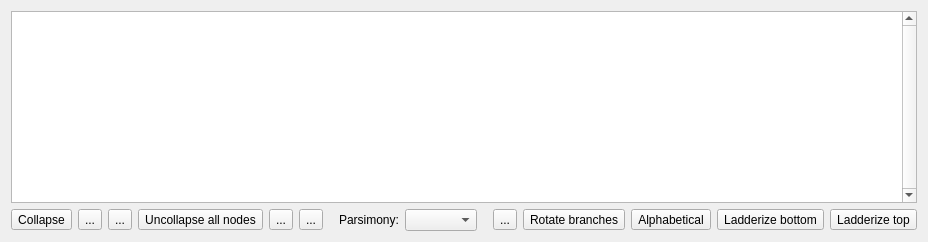
          <widget class="QWidget" name="layoutWidget">
           <layout class="QVBoxLayout" name="verticalLayout_4">
            <item>
             <widget class="TreeViewport" name="phylogenyViewport">
              <property name="sizePolicy">
               <sizepolicy hsizetype="Expanding" vsizetype="Expanding">
                <horstretch>0</horstretch>
                <verstretch>0</verstretch>
               </sizepolicy>
              </property>
              <property name="verticalScrollBarPolicy">
               <enum>Qt::ScrollBarAlwaysOn</enum>
              </property>
              <property name="horizontalScrollBarPolicy">
               <enum>Qt::ScrollBarAlwaysOff</enum>
              </property>
             </widget>
            </item>
            <item>
             <layout class="QHBoxLayout" name="horizontalLayout_10">
              <item>
               <widget class="QToolButton" name="tbPhylogenyToggleCollapse">
                <property name="toolTip">
                 <string>Collapse/Uncollapse node(s)</string>
                </property>
                <property name="statusTip">
                 <string>Toggle collapsed state of node(s)</string>
                </property>
                <property name="text">
                 <string>Collapse</string>
                </property>
                <property name="icon">
                 <iconset resource="gui.qrc">
                  <normaloff>:/icons/icons/collapse.png</normaloff>:/icons/icons/collapse.png</iconset>
                </property>
                <property name="iconSize">
                 <size>
                  <width>24</width>
                  <height>24</height>
                 </size>
                </property>
                <property name="autoRaise">
                 <bool>false</bool>
                </property>
                <property name="arrowType">
                 <enum>Qt::NoArrow</enum>
                </property>
               </widget>
              </item>
              <item>
               <widget class="QToolButton" name="tbPhylogenyCollapseComplement">
                <property name="toolTip">
                 <string>Collapse all unselected nodes</string>
                </property>
                <property name="statusTip">
                 <string>Collapse all unselected nodes</string>
                </property>
                <property name="text">
                 <string>...</string>
                </property>
                <property name="icon">
                 <iconset resource="gui.qrc">
                  <normaloff>:/icons/icons/collapse-complement.png</normaloff>:/icons/icons/collapse-complement.png</iconset>
                </property>
                <property name="iconSize">
                 <size>
                  <width>24</width>
                  <height>24</height>
                 </size>
                </property>
               </widget>
              </item>
              <item>
               <widget class="QToolButton" name="tbPhylogenyCollapseAll">
                <property name="toolTip">
                 <string>Collapse all nodes</string>
                </property>
                <property name="statusTip">
                 <string>Collapse all nodes</string>
                </property>
                <property name="text">
                 <string>...</string>
                </property>
                <property name="icon">
                 <iconset resource="gui.qrc">
                  <normaloff>:/icons/icons/collapse-all.png</normaloff>:/icons/icons/collapse-all.png</iconset>
                </property>
                <property name="iconSize">
                 <size>
                  <width>24</width>
                  <height>24</height>
                 </size>
                </property>
               </widget>
              </item>
              <item>
               <widget class="QToolButton" name="tbPhylogenyUncollapseAll">
                <property name="toolTip">
                 <string>Uncollapse all nodes</string>
                </property>
                <property name="statusTip">
                 <string>Uncollapse all nodes</string>
                </property>
                <property name="text">
                 <string>Uncollapse all nodes</string>
                </property>
                <property name="icon">
                 <iconset resource="gui.qrc">
                  <normaloff>:/icons/icons/phylogram.png</normaloff>:/icons/icons/phylogram.png</iconset>
                </property>
                <property name="iconSize">
                 <size>
                  <width>24</width>
                  <height>24</height>
                 </size>
                </property>
                <property name="autoRaise">
                 <bool>false</bool>
                </property>
                <property name="arrowType">
                 <enum>Qt::NoArrow</enum>
                </property>
               </widget>
              </item>
              <item>
               <widget class="QToolButton" name="tbPhylogenyCollapseToScreen">
                <property name="toolTip">
                 <string>Collapse tree to fit on screen</string>
                </property>
                <property name="statusTip">
                 <string>Collapse tree to fit on screen</string>
                </property>
                <property name="text">
                 <string>...</string>
                </property>
                <property name="icon">
                 <iconset resource="gui.qrc">
                  <normaloff>:/icons/icons/collapse-fit-on-screen.png</normaloff>:/icons/icons/collapse-fit-on-screen.png</iconset>
                </property>
                <property name="iconSize">
                 <size>
                  <width>24</width>
                  <height>24</height>
                 </size>
                </property>
               </widget>
              </item>
              <item>
               <widget class="QToolButton" name="tbPhylogenyCollapseWizard">
                <property name="toolTip">
                 <string>Collapse node wizard</string>
                </property>
                <property name="statusTip">
                 <string>Collapse node wizard</string>
                </property>
                <property name="text">
                 <string>...</string>
                </property>
                <property name="icon">
                 <iconset resource="gui.qrc">
                  <normaloff>:/icons/icons/collapse-auto.png</normaloff>:/icons/icons/collapse-auto.png</iconset>
                </property>
                <property name="iconSize">
                 <size>
                  <width>24</width>
                  <height>24</height>
                 </size>
                </property>
               </widget>
              </item>
              <item>
               <spacer name="horizontalSpacer_18">
                <property name="orientation">
                 <enum>Qt::Horizontal</enum>
                </property>
                <property name="sizeHint" stdset="0">
                 <size>
                  <width>10</width>
                  <height>20</height>
                 </size>
                </property>
               </spacer>
              </item>
              <item>
               <widget class="QLabel" name="label_35">
                <property name="text">
                 <string>Parsimony:</string>
                </property>
               </widget>
              </item>
              <item>
               <widget class="QComboBox" name="cboPhylogenyParsimony">
                <property name="sizePolicy">
                 <sizepolicy hsizetype="Preferred" vsizetype="Fixed">
                  <horstretch>0</horstretch>
                  <verstretch>0</verstretch>
                 </sizepolicy>
                </property>
                <property name="toolTip">
                 <string>Parsimony field</string>
                </property>
                <property name="statusTip">
                 <string>Parsimony field</string>
                </property>
                <property name="insertPolicy">
                 <enum>QComboBox::InsertAlphabetically</enum>
                </property>
                <property name="sizeAdjustPolicy">
                 <enum>QComboBox::AdjustToContents</enum>
                </property>
               </widget>
              </item>
              <item>
               <spacer name="horizontalSpacer_30">
                <property name="orientation">
                 <enum>Qt::Horizontal</enum>
                </property>
                <property name="sizeHint" stdset="0">
                 <size>
                  <width>10</width>
                  <height>20</height>
                 </size>
                </property>
               </spacer>
              </item>
              <item>
               <widget class="QToolButton" name="tbPhylogenyReroot">
                <property name="toolTip">
                 <string>Reroot tree</string>
                </property>
                <property name="statusTip">
                 <string>Reroot tree</string>
                </property>
                <property name="text">
                 <string>...</string>
                </property>
                <property name="icon">
                 <iconset resource="gui.qrc">
                  <normaloff>:/icons/icons/reroot.png</normaloff>:/icons/icons/reroot.png</iconset>
                </property>
                <property name="iconSize">
                 <size>
                  <width>24</width>
                  <height>24</height>
                 </size>
                </property>
               </widget>
              </item>
              <item>
               <widget class="QToolButton" name="tbPhylogenyRotateBranches">
                <property name="toolTip">
                 <string>Rotate branches</string>
                </property>
                <property name="statusTip">
                 <string>Rotate branches</string>
                </property>
                <property name="text">
                 <string>Rotate branches</string>
                </property>
                <property name="icon">
                 <iconset resource="gui.qrc">
                  <normaloff>:/icons/icons/arrow_switch.png</normaloff>:/icons/icons/arrow_switch.png</iconset>
                </property>
                <property name="iconSize">
                 <size>
                  <width>24</width>
                  <height>24</height>
                 </size>
                </property>
                <property name="shortcut">
                 <string>Ctrl+S</string>
                </property>
               </widget>
              </item>
              <item>
               <widget class="QToolButton" name="tbPhylogenyAlphabetical">
                <property name="toolTip">
                 <string>Put leaf nodes in alphabetical order</string>
                </property>
                <property name="statusTip">
                 <string>Put leaf nodes in alphabetical order</string>
                </property>
                <property name="text">
                 <string>Alphabetical</string>
                </property>
                <property name="icon">
                 <iconset resource="gui.qrc">
                  <normaloff>:/icons/icons/sort_columns.png</normaloff>:/icons/icons/sort_columns.png</iconset>
                </property>
                <property name="iconSize">
                 <size>
                  <width>24</width>
                  <height>24</height>
                 </size>
                </property>
               </widget>
              </item>
              <item>
               <widget class="QToolButton" name="tbPhylogenyLadderizeBottom">
                <property name="toolTip">
                 <string>Ladderize tree from bottom</string>
                </property>
                <property name="statusTip">
                 <string>Ladderize tree from bottom</string>
                </property>
                <property name="text">
                 <string>Ladderize bottom</string>
                </property>
                <property name="icon">
                 <iconset resource="gui.qrc">
                  <normaloff>:/icons/icons/sort_ascending.png</normaloff>:/icons/icons/sort_ascending.png</iconset>
                </property>
                <property name="iconSize">
                 <size>
                  <width>24</width>
                  <height>24</height>
                 </size>
                </property>
               </widget>
              </item>
              <item>
               <widget class="QToolButton" name="tbPhylogenyLadderizeTop">
                <property name="toolTip">
                 <string>Ladderize tree from top</string>
                </property>
                <property name="statusTip">
                 <string>Ladderize tree from top</string>
                </property>
                <property name="text">
                 <string>Ladderize top</string>
                </property>
                <property name="icon">
                 <iconset resource="gui.qrc">
                  <normaloff>:/icons/icons/sort_descending.png</normaloff>:/icons/icons/sort_descending.png</iconset>
                </property>
                <property name="iconSize">
                 <size>
                  <width>24</width>
                  <height>24</height>
                 </size>
                </property>
               </widget>
              </item>
             </layout>
            </item>
           </layout>
          </widget>
